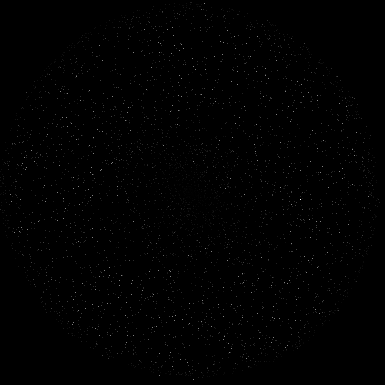
#> input picture dataset/structured_darkframes_endoscopic_scans/ROI_1/Image-20250418-212508-466-PMT1.tiff, 385 x 385 px, found by its file name; its folder holds only this picture in this run
$ jupyter execute --allow-errors noise_characterization.ipynb
#> lines starting #> are read from the running program, lines starting #| are printed output that depends on the picture
Here I analyse the kind of noise present in the background, dark frames.

[cell 1]
import os
import numpy as np
import matplotlib.pyplot as plt
from PIL import Image

# Folder where your structured data is (ROI_1, ROI_2, etc.)
structured_folder = '/Users/alliyaparvez/Documents/canc_img_denois_s25/dataset/structured_darkframes_endoscopic_scans'

# Initialize lists to hold images
pmt1_images = []
pmt2_images = []

# Traverse through each ROI folder
for roi_folder in sorted(os.listdir(structured_folder)):
    roi_path = os.path.join(structured_folder, roi_folder)
    if os.path.isdir(roi_path):
        for file in os.listdir(roi_path):
            if file.endswith('.tiff'):
                file_path = os.path.join(roi_path, file)
                img = np.array(Image.open(file_path)).astype(np.float32)

                if 'PMT1' in file:
                    pmt1_images.append(img)
                elif 'PMT2' in file:
                    pmt2_images.append(img)

# Stack across channels and compute pixel-wise average
pmt1_stack = np.stack(pmt1_images, axis=0)
pmt2_stack = np.stack(pmt2_images, axis=0)

bias_map_pmt1 = np.mean(pmt1_stack, axis=0)
bias_map_pmt2 = np.mean(pmt2_stack, axis=0)

# [8 lines of commented-out code are left out]
fig, axs = plt.subplots(2, 2, figsize=(12, 10))

# PMT1 Bias Map
axs[0, 0].imshow(bias_map_pmt1, cmap='gray')
axs[0, 0].set_title('Bias Map PMT1')
axs[0, 0].axis('off')

# PMT1 Histogram
axs[0, 1].hist(bias_map_pmt1.flatten(), bins=100, color='blue')
axs[0, 1].set_title('Pixel Value Histogram PMT1')

# PMT2 Bias Map
axs[1, 0].imshow(bias_map_pmt2, cmap='gray')
axs[1, 0].set_title('Bias Map PMT2')
axs[1, 0].axis('off')

# PMT2 Histogram
axs[1, 1].hist(bias_map_pmt2.flatten(), bins=100, color='green')
axs[1, 1].set_title('Pixel Value Histogram PMT2')

plt.tight_layout()
plt.show()
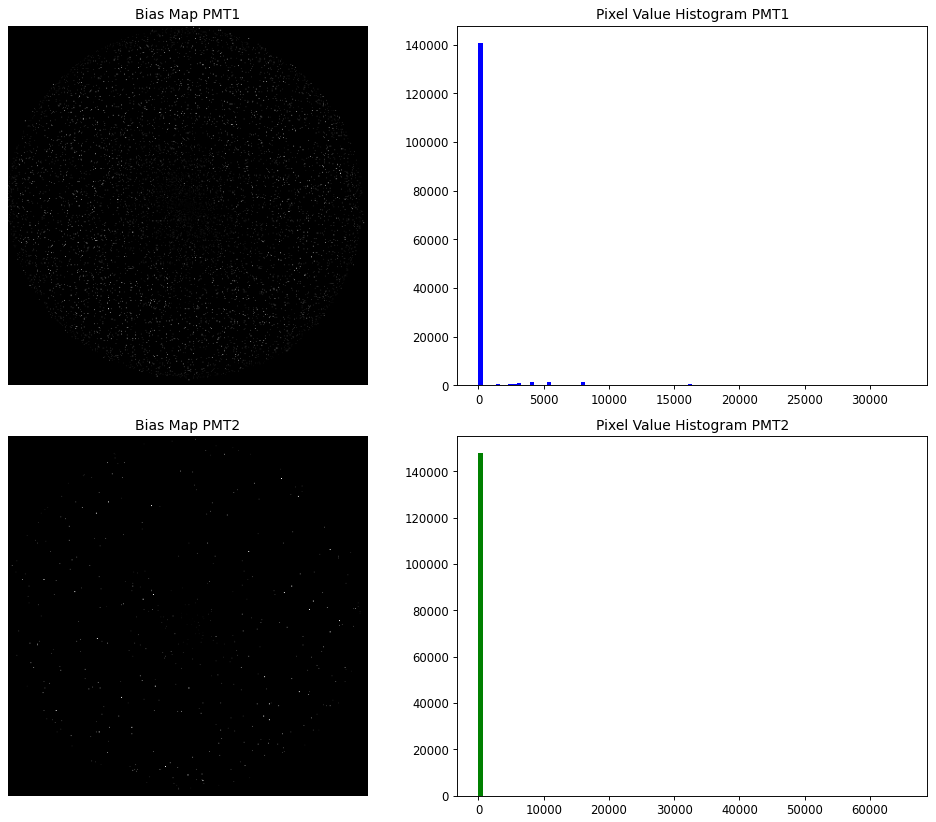
#> figure drawn by matplotlib, 4 panels; panel 2: tallest bar 140711 high, from x = 0 to 327.7; panel 4: tallest bar 147802 high, from x = 0 to 655.3

print("Bias maps created and saved successfully!")

[cell 2]
import os
import numpy as np
import matplotlib.pyplot as plt
from PIL import Image
from scipy.stats import norm

# Remove 0-valued pixels
non_zero_pmt1 = bias_map_pmt1[bias_map_pmt1 > 0].flatten()
non_zero_pmt2 = bias_map_pmt2[bias_map_pmt2 > 0].flatten()

# Keep up to 95th percentile
p95_pmt1 = np.percentile(non_zero_pmt1, 95)
p95_pmt2 = np.percentile(non_zero_pmt2, 95)

filtered_pmt1 = non_zero_pmt1[non_zero_pmt1 <= p95_pmt1]
filtered_pmt2 = non_zero_pmt2[non_zero_pmt2 <= p95_pmt2]

# Output highest and lowest pixel values after filtering
min_pmt1, max_pmt1 = filtered_pmt1.min(), filtered_pmt1.max()
min_pmt2, max_pmt2 = filtered_pmt2.min(), filtered_pmt2.max()

print(f"Filtered PMT1 - Min: {min_pmt1}, Max: {max_pmt1}")
print(f"Filtered PMT2 - Min: {min_pmt2}, Max: {max_pmt2}")

bins = 100

# Fit Gaussian curves
mu1, std1 = norm.fit(filtered_pmt1)
mu2, std2 = norm.fit(filtered_pmt2)

# Histograms
hist1, bin_edges1 = np.histogram(filtered_pmt1, bins=bins, range=(min_pmt1, max_pmt1))
hist2, bin_edges2 = np.histogram(filtered_pmt2, bins=bins, range=(min_pmt2, max_pmt2))

bin_centers1 = 0.5 * (bin_edges1[1:] + bin_edges1[:-1])
bin_centers2 = 0.5 * (bin_edges2[1:] + bin_edges2[:-1])

# Gaussian PDF scaled to match histogram height
x1 = np.linspace(min_pmt1, max_pmt1, 1000)
#> x1 = 1000 values from 105.5 to 16383.5
x2 = np.linspace(min_pmt2, max_pmt2, 1000)
#> x2 = 1000 values from 68 to 65535

pdf1 = norm.pdf(x1, mu1, std1) * len(filtered_pmt1) * (bin_edges1[1] - bin_edges1[0])
pdf2 = norm.pdf(x2, mu2, std2) * len(filtered_pmt2) * (bin_edges2[1] - bin_edges2[0])

# Plot
fig, axs = plt.subplots(1, 2, figsize=(14, 5))

axs[0].bar(bin_centers1, hist1, width=(max_pmt1 - min_pmt1) / bins, color='blue', alpha=0.6)
axs[0].plot(x1, pdf1, 'r-', linewidth=2, label=f'Gaussian Fit\nμ={mu1:.2f}, σ={std1:.2f}')
axs[0].set_title("PMT1 Pixel Value Histogram")
axs[0].set_xlabel("Pixel Value")
axs[0].set_ylabel("Pixel Count")
axs[0].legend()

axs[1].bar(bin_centers2, hist2, width=(max_pmt2 - min_pmt2) / bins, color='green', alpha=0.6)
axs[1].plot(x2, pdf2, 'r-', linewidth=2, label=f'Gaussian Fit\nμ={mu2:.2f}, σ={std2:.2f}')
axs[1].set_title("PMT2 Pixel Value Histogram")
axs[1].set_xlabel("Pixel Value")
axs[1].set_ylabel("Pixel Count")
axs[1].legend()

plt.tight_layout()
plt.show()
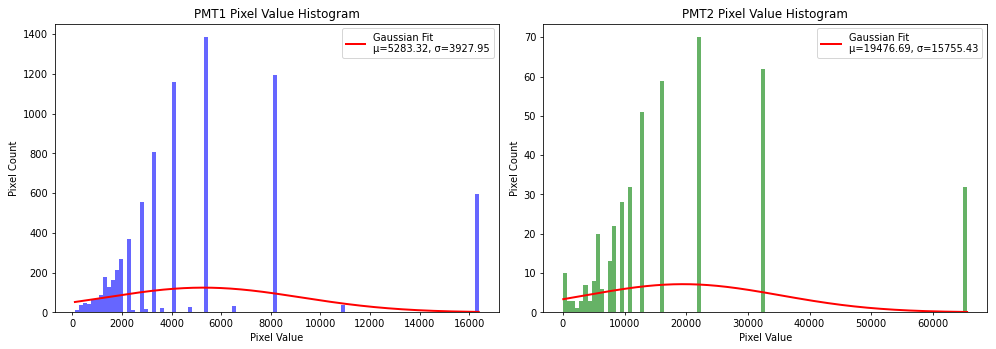
#> figure drawn by matplotlib, 2 panels; panel 1: tallest bar 1384 high, from x = 5314.5 to 5477.2; panel 1: curve peaks at x = 5287.1, y = 124.4; panel 2: tallest bar 70 high, from x = 21672.1 to 22326.8; panel 2: curve peaks at x = 19465.6, y = 7.18

[cell 3]
import numpy as np
import matplotlib.pyplot as plt
from scipy.stats import norm, gaussian_kde, kstest
from scipy.signal import find_peaks

# Flatten and filter non-zero pixels
non_zero_pmt1 = bias_map_pmt1[bias_map_pmt1 > 0].astype(np.float32)
non_zero_pmt2 = bias_map_pmt2[bias_map_pmt2 > 0].astype(np.float32)

# Option: Clip values at 95th percentile instead of removing
p95_pmt1 = np.percentile(non_zero_pmt1, 95)
p95_pmt2 = np.percentile(non_zero_pmt2, 95)

filtered_pmt1 = np.clip(non_zero_pmt1, a_min=None, a_max=p95_pmt1)
filtered_pmt2 = np.clip(non_zero_pmt2, a_min=None, a_max=p95_pmt2)

# Histogram bin setup
num_bins = 100
hist1, bin_edges1 = np.histogram(filtered_pmt1, bins=num_bins)
hist2, bin_edges2 = np.histogram(filtered_pmt2, bins=num_bins)
bin_centers1 = (bin_edges1[:-1] + bin_edges1[1:]) / 2
bin_centers2 = (bin_edges2[:-1] + bin_edges2[1:]) / 2

# Gaussian KDE
kde1 = gaussian_kde(filtered_pmt1)
kde2 = gaussian_kde(filtered_pmt2)

x1 = np.linspace(filtered_pmt1.min(), filtered_pmt1.max(), 1000)
x2 = np.linspace(filtered_pmt2.min(), filtered_pmt2.max(), 1000)

# PDF from KDE scaled to histogram area
pdf_kde1 = kde1(x1) * len(filtered_pmt1) * (bin_edges1[1] - bin_edges1[0])
pdf_kde2 = kde2(x2) * len(filtered_pmt2) * (bin_edges2[1] - bin_edges2[0])

# Gaussian fit parameters
mu1, std1 = norm.fit(filtered_pmt1)
mu2, std2 = norm.fit(filtered_pmt2)
pdf1 = norm.pdf(x1, mu1, std1) * len(filtered_pmt1) * (bin_edges1[1] - bin_edges1[0])
pdf2 = norm.pdf(x2, mu2, std2) * len(filtered_pmt2) * (bin_edges2[1] - bin_edges2[0])

# KS Test
ks_stat1, ks_p1 = kstest(filtered_pmt1, 'norm', args=(mu1, std1))
ks_stat2, ks_p2 = kstest(filtered_pmt2, 'norm', args=(mu2, std2))

print(f"PMT1 KS Test: D={ks_stat1:.3f}, p={ks_p1:.3f}")
print(f"PMT2 KS Test: D={ks_stat2:.3f}, p={ks_p2:.3f}")

# Peak detection (possible structured noise)
peaks1, _ = find_peaks(hist1, height=np.max(hist1)*0.1)
peaks2, _ = find_peaks(hist2, height=np.max(hist2)*0.1)
print(f"PMT1 Peak Positions: {bin_centers1[peaks1]}")
print(f"PMT2 Peak Positions: {bin_centers2[peaks2]}")

# Plotting
fig, axs = plt.subplots(1, 2, figsize=(14, 5))
axs[0].bar(bin_centers1, hist1, width=(bin_edges1[1] - bin_edges1[0]), alpha=0.5, label='Histogram')
axs[0].plot(x1, pdf1, 'r--', label='Gaussian Fit')
axs[0].plot(x1, pdf_kde1, 'g-', label='KDE Fit')
axs[0].set_title(f'PMT1 Histogram & Fits\nμ={mu1:.2f}, σ={std1:.2f}, KS p={ks_p1:.3f}')
axs[0].legend()
# axs[0].set_yscale("log")  # Uncomment for log scale

axs[1].bar(bin_centers2, hist2, width=(bin_edges2[1] - bin_edges2[0]), alpha=0.5, label='Histogram')
axs[1].plot(x2, pdf2, 'r--', label='Gaussian Fit')
axs[1].plot(x2, pdf_kde2, 'g-', label='KDE Fit')
axs[1].set_title(f'PMT2 Histogram & Fits\nμ={mu2:.2f}, σ={std2:.2f}, KS p={ks_p2:.3f}')
axs[1].legend()
# axs[1].set_yscale("log")  # Uncomment for log scale

plt.tight_layout()
plt.show()
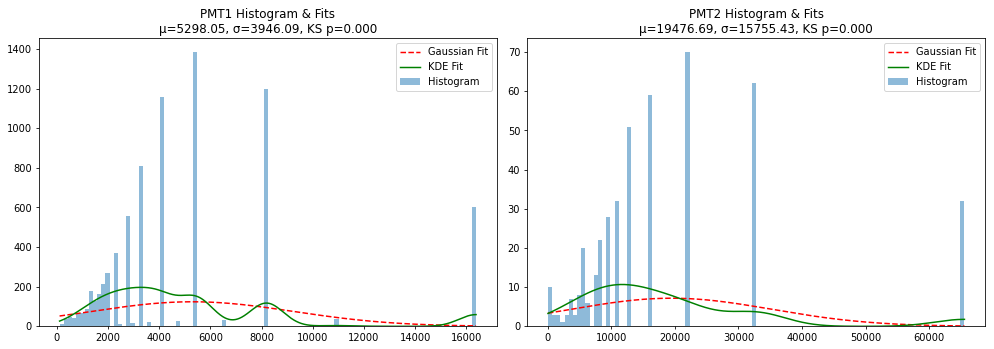
#> figure drawn by matplotlib, 2 panels; panel 1: tallest bar 1384 high, from x = 5314.5 to 5477.2; panel 1: curve peaks at x = 5303.4, y = 124; panel 1: curve peaks at x = 3282.9, y = 196.8; panel 2: tallest bar 70 high, from x = 21672.1 to 22326.8

A low p-value (< 0.05) for KS test means that we reject the null hypothesis (that the data is Gaussian).

[cell 4]
import os
import numpy as np
from PIL import Image
import matplotlib.pyplot as plt
from scipy.stats import norm

# New structured folder created by your script
base_folder = '/Users/alliyaparvez/Documents/canc_img_denois_s25/dataset/structured_darkframes_endoscopic_scans'

# Get all ROI folders
roi_folders = sorted([
    d for d in os.listdir(base_folder)
    if os.path.isdir(os.path.join(base_folder, d)) and d.startswith('ROI_')
])

pmt1_vals = []
pmt2_vals = []

#> (the rest of this cell did not finish here and is left out)

[cell 5]
import os
import numpy as np
import matplotlib.pyplot as plt
from PIL import Image
from scipy.stats import norm

# Paths
masked_folder = '/Users/alliyaparvez/Documents/canc_img_denois_s25/dataset/output_masked'

# Reconstruct the original ROI folder names: ROI_1, ROI_2, ...
num_rois = 100  # adjust if needed
roi_names = [f'ROI_{i}' for i in range(1, num_rois + 1)]

pmt1_stack = []
pmt2_stack = []

for roi in roi_names:
    pmt1_path = os.path.join(masked_folder, f'{roi}_pmt1_masked.tiff')
    pmt2_path = os.path.join(masked_folder, f'{roi}_pmt2_masked.tiff')

    if not os.path.exists(pmt1_path) or not os.path.exists(pmt2_path):
        print(f"Missing file(s) for {roi}, skipping...")
        continue

    pmt1_img = np.array(Image.open(pmt1_path)).astype(np.float32)
    pmt2_img = np.array(Image.open(pmt2_path)).astype(np.float32)

    pmt1_stack.append(pmt1_img)
    pmt2_stack.append(pmt2_img)

# Compute average maps
bias_map_pmt1 = np.mean(pmt1_stack, axis=0)
bias_map_pmt2 = np.mean(pmt2_stack, axis=0)

# --- Histogram and Gaussian Fit ---
non_zero_pmt1 = bias_map_pmt1[bias_map_pmt1 > 0].flatten()
non_zero_pmt2 = bias_map_pmt2[bias_map_pmt2 > 0].flatten()

#> (the rest of this cell did not finish here and is left out)

[cell 6]
import numpy as np
import matplotlib.pyplot as plt

# Simulate internal covariate shift: distributions changing across epochs
np.random.seed(0)
epochs = 4
x = np.linspace(-3, 3, 1000)
distributions = [np.random.normal(loc=mean, scale=1.0, size=1000) for mean in np.linspace(0, 2, epochs)]

# Plot changing distributions (simulating input to a layer across epochs)
fig, axs = plt.subplots(1, epochs, figsize=(16, 4))
for i, data in enumerate(distributions):
    axs[i].hist(data, bins=40, density=True, alpha=0.7, color='skyblue')
    axs[i].set_title(f"Epoch {i+1}\nMean = {np.mean(data):.2f}")
    axs[i].set_xlim(-4, 6)
    axs[i].set_ylim(0, 0.5)
    axs[i].grid(True)

fig.suptitle("Internal Covariate Shift: Changing Input Distributions Across Epochs", fontsize=14)
plt.tight_layout()
plt.show()
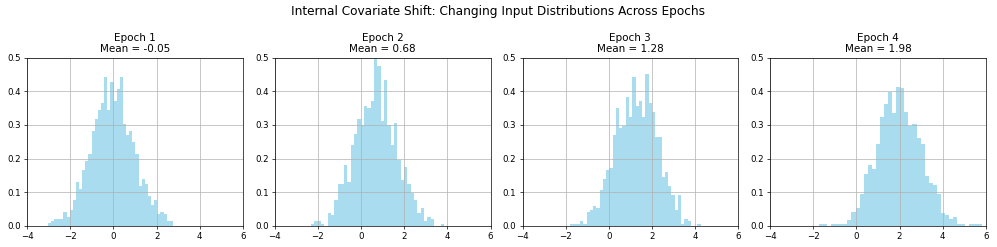
#> figure drawn by matplotlib, 4 panels; panel 1: tallest bar 0.441 high, from x = -0.434 to -0.289; panel 2: tallest bar 0.513 high, from x = 0.601 to 0.755; panel 3: tallest bar 0.45 high, from x = 1.69 to 1.84; panel 4: tallest bar 0.414 high, from x = 1.84 to 2.03
